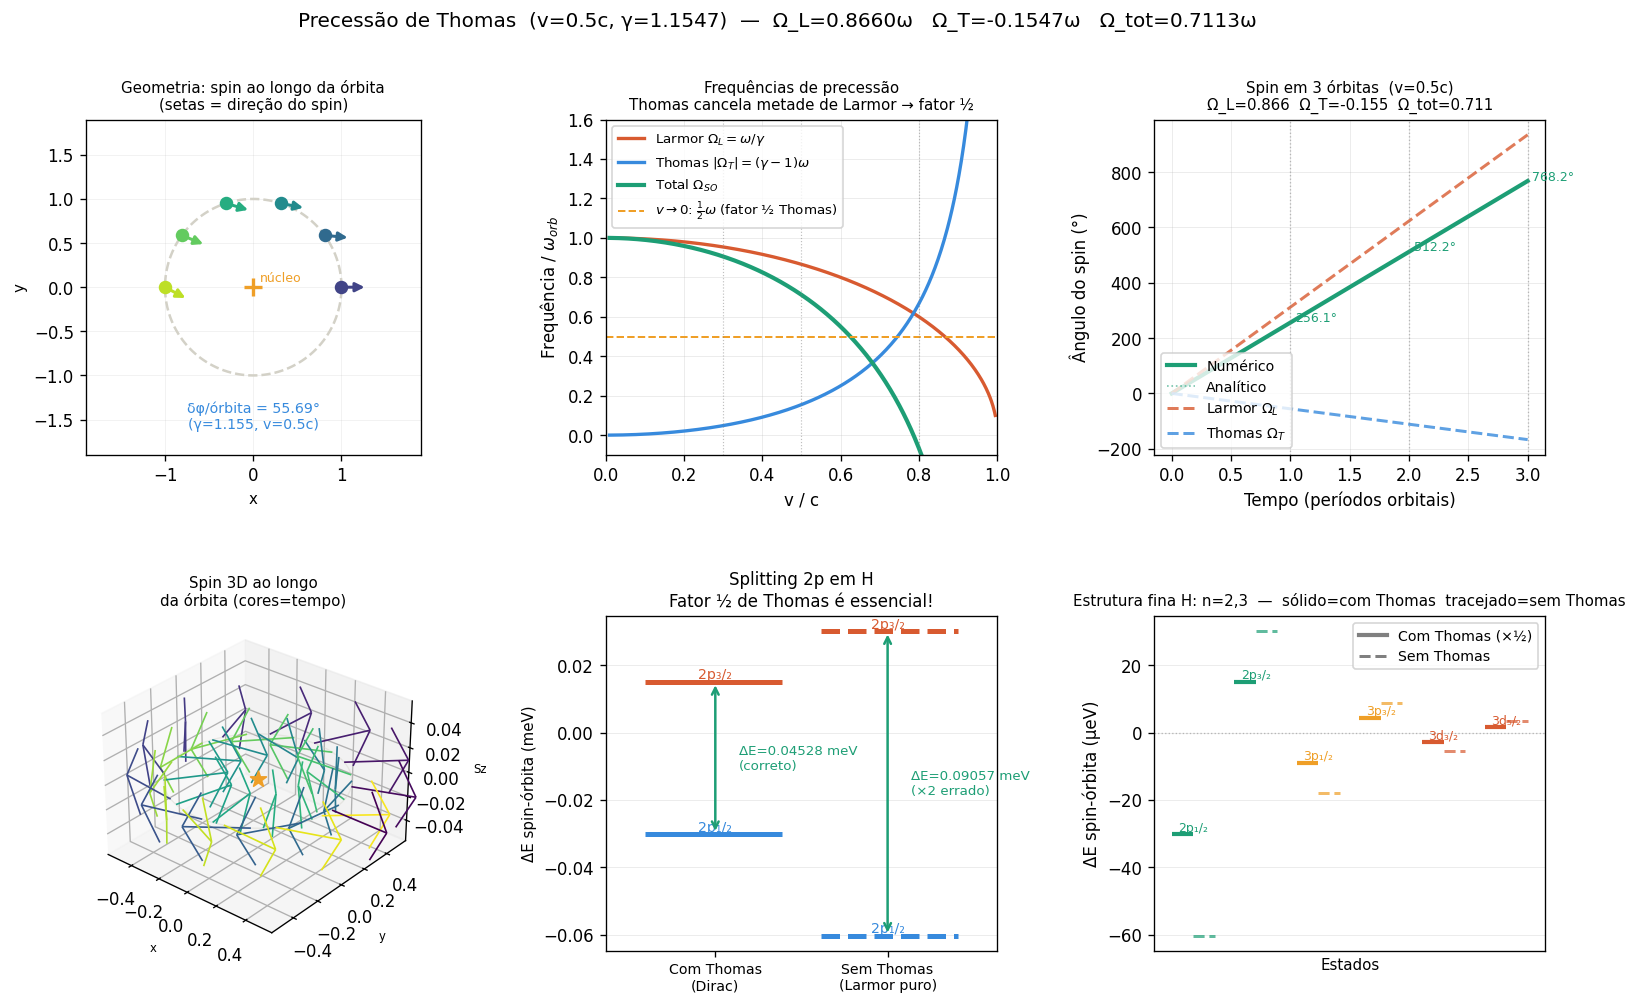

Write the Python code that produced this figure.
"""
Precessão de Thomas — Relatividade Especial e Acoplamento Spin-Órbita
======================================================================
Módulo 1 — Geometria: precessão ao longo de órbita circular
Módulo 2 — Frequências: Ω_Thomas, Ω_Larmor e Ω_total vs velocidade
Módulo 3 — Spin ao longo de 3 órbitas (numérico vs analítico)
Módulo 4 — Splitting spin-órbita com e sem o fator ½ de Thomas
Módulo 5 — Animação: spin + órbita em tempo real

Uso:
    python dirac_thomas.py
    python dirac_thomas.py --v 0.8
    python dirac_thomas.py --module 5 --save
    python dirac_thomas.py --help
"""

import math
import numpy as np
import matplotlib
import matplotlib.pyplot as plt
import matplotlib.gridspec as gridspec
import matplotlib.animation as animation
from mpl_toolkits.mplot3d import Axes3D
import argparse
import platform
import warnings
warnings.filterwarnings("ignore")

if platform.system() == "Darwin":
    matplotlib.use("MacOSX")

ALPHA    = 1.0 / 137.035999084
HART_EV  = 27.211396


# ============================================================================
# Física central
# ============================================================================

def gamma(v):
    v = np.clip(np.asarray(v, float), 0, 1 - 1e-10)
    return 1.0 / np.sqrt(1.0 - v**2)


def thomas_rate(v, omega_orb=1.0):
    """Ω_T = −(γ−1)·ω_orb  (precessão oposta ao orbital)."""
    return -(gamma(v) - 1.0) * omega_orb


def larmor_rate(v, omega_orb=1.0, g=2.0):
    """Ω_L = (g/2)·ω_orb/γ  (campo B efetivo no ref. do elétron)."""
    return (g / 2.0) * omega_orb / gamma(v)


def total_rate(v, omega_orb=1.0, g=2.0):
    OL = larmor_rate(v, omega_orb, g)
    OT = thomas_rate(v, omega_orb)
    return OL, OT, OL + OT


def energy_spinorbit(n, l, j, Z=1, include_thomas=True):
    """
    Energia de acoplamento spin-órbita (perturbativo, u.a.).
    H_SO = (α²/2) · (Z/r³) · L·S
    ⟨1/r³⟩ = Z³ / (n³ l(l+½)(l+1))
    Fator ½ de Thomas: sem Thomas → ×2.
    """
    if l == 0:
        return 0.0
    s   = 0.5
    LS  = 0.5 * (j*(j+1) - l*(l+1) - s*(s+1))
    r3  = Z**3 / (n**3 * l * (l + 0.5) * (l + 1))
    dE  = (ALPHA**2 / 2.0) * r3 * LS
    if not include_thomas:
        dE *= 2.0    # sem Thomas: não divide por 2
    return dE


# ============================================================================
# Evolução do spin por integração numérica (Rodrigues)
# ============================================================================

def evolve_spin(v, n_orbits=3, n_steps=3000):
    g      = gamma(v)
    omega  = 1.0
    T_orb  = 2 * np.pi
    dt     = n_orbits * T_orb / n_steps

    OL, OT, Otot = total_rate(v, omega)

    t_arr = np.linspace(0, n_orbits * T_orb, n_steps + 1)
    pos   = np.zeros((n_steps + 1, 2))
    spin  = np.zeros((n_steps + 1, 3))

    r_orb  = v
    pos[0] = [r_orb, 0.0]
    spin[0] = [1.0, 0.0, 0.0]

    for i in range(n_steps):
        t  = t_arr[i]
        vx = -v * np.sin(omega * t)
        vy =  v * np.cos(omega * t)
        ax = -omega * v * np.cos(omega * t)
        ay = -omega * v * np.sin(omega * t)

        # Ω_Thomas vectorial: −(γ−1)/v² (v × a)
        cross_z = vx * ay - vy * ax
        OmT = np.array([0.0, 0.0, -(g - 1) / (v**2) * cross_z])

        # Ω_Larmor no campo coulombiano (aponta em ẑ)
        OmL = np.array([0.0, 0.0, (2.0/2.0) * omega / g])

        Om  = OmL + OmT
        mag = np.linalg.norm(Om)
        s   = spin[i]
        if mag > 1e-12:
            ax_r  = Om / mag
            ang   = mag * dt
            s_new = (s * np.cos(ang)
                     + np.cross(ax_r, s) * np.sin(ang)
                     + ax_r * np.dot(ax_r, s) * (1 - np.cos(ang)))
        else:
            s_new = s.copy()
        spin[i+1] = s_new / (np.linalg.norm(s_new) + 1e-15)

        tn = t_arr[i+1]
        pos[i+1] = [r_orb * np.cos(omega * tn),
                    r_orb * np.sin(omega * tn)]

    return t_arr, pos, spin, OL, OT, Otot


# ============================================================================
# Painéis da figura estática
# ============================================================================

def _panel_geometry(ax, v):
    g     = gamma(v)
    theta = np.linspace(0, 2*np.pi, 300)
    r     = 1.0
    ax.plot(r*np.cos(theta), r*np.sin(theta), color="#D3D1C7", lw=1.5, ls="--")

    angles = np.linspace(0, np.pi, 6)
    colors = plt.cm.viridis(np.linspace(0.2, 0.9, len(angles)))
    for phi, col in zip(angles, colors):
        px, py = r*np.cos(phi), r*np.sin(phi)
        ax.scatter([px], [py], s=50, color=col, zorder=5)
        sa = -(g - 1) * phi
        sx, sy = np.cos(sa), np.sin(sa)
        ax.annotate("", xy=(px+0.3*sx, py+0.3*sy), xytext=(px, py),
                    arrowprops=dict(arrowstyle="-|>", color=col, lw=1.8, mutation_scale=11))

    delta = np.degrees(2*np.pi*(g - 1))
    ax.text(0.0, -1.6, f"δφ/órbita = {delta:.2f}°\n(γ={g:.3f}, v={v}c)",
            ha="center", fontsize=8.5, color="#378ADD")
    ax.scatter([0],[0], s=120, marker="+", linewidths=2, color="#EF9F27", zorder=6)
    ax.text(0.08, 0.06, "núcleo", fontsize=7.5, color="#EF9F27")
    ax.set_aspect("equal"); ax.set_xlim(-1.9,1.9); ax.set_ylim(-1.9,1.9)
    ax.set_title("Geometria: spin ao longo da órbita\n(setas = direção do spin)", fontsize=9)
    ax.set_xlabel("x", fontsize=9); ax.set_ylabel("y", fontsize=9)
    ax.grid(lw=0.3, alpha=0.3)


def _panel_frequencies(ax):
    v_arr = np.linspace(0.01, 0.995, 500)
    OL  = np.array([larmor_rate(v) for v in v_arr])
    OT  = np.array([thomas_rate(v) for v in v_arr])
    Ot  = OL + OT

    ax.plot(v_arr, OL,   color="#D85A30", lw=2.0, label=r"Larmor $\Omega_L = \omega/\gamma$")
    ax.plot(v_arr, -OT,  color="#378ADD", lw=2.0, label=r"Thomas $|\Omega_T|=(\gamma-1)\omega$")
    ax.plot(v_arr, Ot,   color="#1D9E75", lw=2.5, label=r"Total $\Omega_{SO}$")
    ax.axhline(0.5, color="#EF9F27", lw=1.2, ls="--",
               label=r"$v\to0$: $\frac{1}{2}\omega$ (fator ½ Thomas)")
    for vr in [0.3, 0.5, 0.8]:
        ax.axvline(vr, color="gray", lw=0.7, ls=":", alpha=0.5)

    ax.set_xlabel("v / c", fontsize=10)
    ax.set_ylabel(r"Frequência / $\omega_{orb}$", fontsize=10)
    ax.set_title("Frequências de precessão\nThomas cancela metade de Larmor → fator ½", fontsize=9)
    ax.set_xlim(0,1); ax.set_ylim(-0.1, 1.6)
    ax.legend(fontsize=8, loc="upper left"); ax.grid(lw=0.4, alpha=0.35)


def _panel_spin_orbit(ax, t_arr, pos, spin, v, OL, OT, Otot):
    T_orb  = 2*np.pi
    t_norm = t_arr / T_orb
    sa     = np.unwrap(np.arctan2(spin[:,1], spin[:,0]))
    phi_L  = OL * t_arr
    phi_T  = OT * t_arr
    phi_tot= (OL + OT) * t_arr

    ax.plot(t_norm, np.degrees(sa),     color="#1D9E75", lw=2.5, label="Numérico")
    ax.plot(t_norm, np.degrees(phi_tot),color="#1D9E75", lw=1.0, ls=":", alpha=0.6, label="Analítico")
    ax.plot(t_norm, np.degrees(phi_L),  color="#D85A30", lw=1.8, ls="--", alpha=0.8, label=r"Larmor $\Omega_L$")
    ax.plot(t_norm, np.degrees(phi_T),  color="#378ADD", lw=1.8, ls="--", alpha=0.8, label=r"Thomas $\Omega_T$")

    for n_orb in range(1, 4):
        ax.axvline(n_orb, color="gray", lw=0.8, ls=":", alpha=0.5)
        d = Otot * n_orb * T_orb
        ax.text(n_orb+0.04, np.degrees(d)+3, f"{np.degrees(d):.1f}°", fontsize=7.5, color="#1D9E75")

    ax.set_xlabel("Tempo (períodos orbitais)", fontsize=10)
    ax.set_ylabel("Ângulo do spin (°)", fontsize=10)
    ax.set_title(f"Spin em 3 órbitas  (v={v}c)\nΩ_L={OL:.3f}  Ω_T={OT:.3f}  Ω_tot={Otot:.3f}", fontsize=9)
    ax.legend(fontsize=8.5, loc="lower left"); ax.grid(lw=0.4, alpha=0.35)


def _panel_spin3d(ax, t_arr, pos, spin):
    r = np.max(np.sqrt(pos[:,0]**2+pos[:,1]**2))
    theta = np.linspace(0, 2*np.pi, 200)
    ax.plot(r*np.cos(theta), r*np.sin(theta),
            np.zeros(200), color="#D3D1C7", lw=0.8, alpha=0.4)

    step = max(1, len(t_arr)//35)
    for i in range(0, len(t_arr), step):
        p = np.append(pos[i], 0.0)
        s = spin[i] * 0.35
        col = plt.cm.viridis(i / len(t_arr))
        ax.quiver(p[0],p[1],p[2], s[0],s[1],s[2],
                  color=col, lw=1.0, arrow_length_ratio=0.3)

    ax.scatter([0],[0],[0], s=100, color="#EF9F27", zorder=8, marker="*")
    ax.set_xlabel("x",fontsize=7); ax.set_ylabel("y",fontsize=7); ax.set_zlabel("Sz",fontsize=7)
    ax.set_title("Spin 3D ao longo\nda órbita (cores=tempo)", fontsize=9)
    ax.view_init(elev=30, azim=-50)


def _panel_splitting(ax):
    """Splitting 2p em H: com vs sem Thomas."""
    estados = [("2p₁/₂", 1, 0.5), ("2p₃/₂", 1, 1.5)]
    n = 2
    y_with  = []
    y_without = []
    for lbl, l, j in estados:
        y_with.append(energy_spinorbit(n, l, j, include_thomas=True)  * HART_EV * 1e3)
        y_without.append(energy_spinorbit(n, l, j, include_thomas=False) * HART_EV * 1e3)

    colors = ["#378ADD", "#D85A30"]
    for i, (lbl, l, j) in enumerate(estados):
        col = colors[i]
        ax.hlines(y_with[i],    0.1, 0.45, color=col, lw=3.0)
        ax.hlines(y_without[i], 0.55, 0.9, color=col, lw=3.0, ls="--")
        ax.text(0.28, y_with[i],    lbl, ha="center", fontsize=8.5, color=col, va="bottom")
        ax.text(0.72, y_without[i], lbl, ha="center", fontsize=8.5, color=col, va="bottom")

    # Setas de splitting
    for x0, yw, label in [
        (0.28, y_with,    f"ΔE={y_with[1]-y_with[0]:.5f} meV\n(correto)"),
        (0.72, y_without, f"ΔE={y_without[1]-y_without[0]:.5f} meV\n(×2 errado)"),
    ]:
        ax.annotate("", xy=(x0, yw[1]), xytext=(x0, yw[0]),
                    arrowprops=dict(arrowstyle="<->", color="#1D9E75", lw=1.5))
        ax.text(x0+0.06, (yw[0]+yw[1])/2, label, fontsize=8, color="#1D9E75", va="center")

    ax.set_xlim(0, 1)
    ax.set_xticks([0.28, 0.72])
    ax.set_xticklabels(["Com Thomas\n(Dirac)", "Sem Thomas\n(Larmor puro)"], fontsize=8.5)
    ax.set_ylabel("ΔE spin-órbita (meV)", fontsize=9)
    ax.set_title("Splitting 2p em H\nFator ½ de Thomas é essencial!", fontsize=10)
    ax.grid(axis='y', lw=0.4, alpha=0.35)


def _panel_fine_levels(ax):
    """Níveis de spin-órbita para n=2,3 em μeV."""
    states = [
        (2,1,0.5,"2p₁/₂","#1D9E75"), (2,1,1.5,"2p₃/₂","#1D9E75"),
        (3,1,0.5,"3p₁/₂","#EF9F27"), (3,1,1.5,"3p₃/₂","#EF9F27"),
        (3,2,1.5,"3d₃/₂","#D85A30"), (3,2,2.5,"3d₅/₂","#D85A30"),
    ]
    xs = np.linspace(0.1, 0.9, len(states))
    w  = 0.055

    for x0, (n, l, j, lbl, col) in zip(xs, states):
        dw  = energy_spinorbit(n, l, j, include_thomas=True)  * HART_EV * 1e6
        dwo = energy_spinorbit(n, l, j, include_thomas=False) * HART_EV * 1e6
        ax.hlines(dw,  x0-w, x0,    color=col, lw=2.5)
        ax.hlines(dwo, x0,   x0+w,  color=col, lw=1.8, ls="--", alpha=0.7)
        ax.text(x0, dw + np.sign(dw)*0.005 + 0.003, lbl,
                ha="center", fontsize=7.5, color=col, va="bottom")

    ax.axhline(0, color="gray", lw=0.8, ls=":", alpha=0.5)
    ax.set_xticks([]); ax.set_xlabel("Estados", fontsize=9)
    ax.set_ylabel("ΔE spin-órbita (μeV)", fontsize=10)
    ax.set_title("Estrutura fina H: n=2,3  —  sólido=com Thomas  tracejado=sem Thomas", fontsize=9)
    ax.grid(axis="y", lw=0.4, alpha=0.35)
    from matplotlib.lines import Line2D
    ax.legend(handles=[
        Line2D([0],[0], color="gray", lw=2.5, label="Com Thomas (×½)"),
        Line2D([0],[0], color="gray", lw=1.8, ls="--", label="Sem Thomas"),
    ], fontsize=8.5, loc="upper right")


# ============================================================================
# Figura estática completa
# ============================================================================

def plot_all_static(args):
    v = args["v"]
    t_arr, pos, spin, OL, OT, Otot = evolve_spin(v, n_orbits=3)

    fig = plt.figure(figsize=(16, 9))
    fig.suptitle(
        f"Precessão de Thomas  (v={v}c, γ={gamma(v):.4f})  —  "
        f"Ω_L={OL:.4f}ω   Ω_T={OT:.4f}ω   Ω_tot={Otot:.4f}ω",
        fontsize=12
    )
    gs = gridspec.GridSpec(2, 3, figure=fig, hspace=0.48, wspace=0.40)

    _panel_geometry(fig.add_subplot(gs[0,0]), v)
    _panel_frequencies(fig.add_subplot(gs[0,1]))
    _panel_spin_orbit(fig.add_subplot(gs[0,2]), t_arr, pos, spin, v, OL, OT, Otot)
    _panel_spin3d(fig.add_subplot(gs[1,0], projection='3d'), t_arr, pos, spin)
    _panel_splitting(fig.add_subplot(gs[1,1]))
    _panel_fine_levels(fig.add_subplot(gs[1,2]))

    plt.savefig("dirac_thomas.png", dpi=120, bbox_inches="tight")
    print("Figura salva: dirac_thomas.png")
    plt.show()


# ============================================================================
# Animação
# ============================================================================

def animate_thomas(args):
    v = args["v"]
    t_arr, pos, spin, OL, OT, Otot = evolve_spin(v, n_orbits=5, n_steps=5000)
    T_orb = 2 * np.pi
    r_orb = v

    fig = plt.figure(figsize=(13, 6))
    fig.suptitle(
        f"Precessão de Thomas  (v={v}c, γ={gamma(v):.4f})\n"
        f"Ω_Larmor={OL:.4f}ω   |   Ω_Thomas={OT:.4f}ω   |   Ω_total={Otot:.4f}ω",
        fontsize=11
    )
    gs  = gridspec.GridSpec(1, 2, figure=fig, wspace=0.35)
    ax_xy  = fig.add_subplot(gs[0,0])
    ax_ang = fig.add_subplot(gs[0,1])

    # Fundo órbita
    th = np.linspace(0, 2*np.pi, 300)
    ax_xy.plot(r_orb*np.cos(th), r_orb*np.sin(th), color="#D3D1C7", lw=1.2, ls="--")
    ax_xy.scatter([0],[0], s=150, color="#EF9F27", zorder=8, marker="*")
    ax_xy.text(0.06, 0.06, "núcleo", fontsize=8, color="#EF9F27")
    ax_xy.set_aspect("equal")
    lim = r_orb * 1.7
    ax_xy.set_xlim(-lim,lim); ax_xy.set_ylim(-lim,lim)
    ax_xy.set_xlabel("x",fontsize=10); ax_xy.set_ylabel("y",fontsize=10)
    ax_xy.set_title("Órbita + spin", fontsize=10)
    ax_xy.grid(lw=0.4, alpha=0.35)

    dot_e,   = ax_xy.plot([], [], 'o', ms=10, color="#378ADD", zorder=6)
    trail,   = ax_xy.plot([], [], '-', lw=1.0, color="#378ADD", alpha=0.25)
    spin_arrow = ax_xy.annotate("", xy=(0,0), xytext=(0,0),
                                 arrowprops=dict(arrowstyle="-|>", color="#D85A30",
                                                 lw=2.5, mutation_scale=18))
    vel_arrow  = ax_xy.annotate("", xy=(0,0), xytext=(0,0),
                                 arrowprops=dict(arrowstyle="-|>", color="#1D9E75",
                                                 lw=1.5, mutation_scale=12))
    txt_ang = ax_xy.text(0.03, 0.96, "", transform=ax_xy.transAxes,
                         fontsize=9, va="top", color="#D85A30")

    # Painel ângulo
    sa_all = np.unwrap(np.arctan2(spin[:,1], spin[:,0]))
    t_norm_all = t_arr / T_orb
    ax_ang.plot(t_norm_all, np.degrees(sa_all),
                color="#D85A30", lw=1.0, alpha=0.25)
    ax_ang.plot(t_norm_all, np.degrees(t_arr),
                color="#1D9E75", lw=1.0, ls="--", alpha=0.4, label="Ângulo orbital (ref)")
    ax_ang.set_xlabel("Tempo (períodos)", fontsize=10)
    ax_ang.set_ylabel("Ângulo spin (°)", fontsize=10)
    ax_ang.set_title("Defasagem spin vs orbital\n(afastamento = Thomas!)", fontsize=10)
    ax_ang.grid(lw=0.4, alpha=0.35)
    ax_ang.legend(fontsize=8)

    dot_ang,  = ax_ang.plot([], [], 'o', ms=7, color="#D85A30", zorder=5)
    line_past, = ax_ang.plot([], [], '-', lw=2, color="#D85A30")
    txt_frame = fig.text(0.5, 0.01, "t = 0.00", ha="center", fontsize=9, color="gray")
    fig.tight_layout(rect=[0, 0.04, 1, 0.90])

    N_frames = 300
    trail_len = 60

    def update(frame):
        idx = min(int(frame * len(t_arr) / N_frames), len(t_arr)-1)
        p   = pos[idx]
        s   = spin[idx]
        t   = t_arr[idx]
        omega = 1.0

        dot_e.set_data([p[0]], [p[1]])
        i0 = max(0, idx - trail_len)
        trail.set_data(pos[i0:idx+1,0], pos[i0:idx+1,1])

        ss = r_orb * 0.55
        spin_arrow.arrow_patch.set_positions((p[0],p[1]), (p[0]+s[0]*ss, p[1]+s[1]*ss))

        vx = -v*np.sin(omega*t); vy = v*np.cos(omega*t)
        vs = r_orb * 0.35
        vel_arrow.arrow_patch.set_positions((p[0],p[1]), (p[0]+vx*vs, p[1]+vy*vs))

        ang = np.degrees(np.arctan2(s[1],s[0]))
        txt_ang.set_text(f"spin: {ang:.1f}°\nórbita: {np.degrees(omega*t)%360:.1f}°")

        dot_ang.set_data([t/T_orb], [np.degrees(sa_all[idx])])
        line_past.set_data(t_norm_all[:idx+1], np.degrees(sa_all[:idx+1]))
        txt_frame.set_text(
            f"t = {t/T_orb:.2f} órbitas  |  "
            f"defasagem = {np.degrees(sa_all[idx] - omega*t):.1f}°"
        )

    ani = animation.FuncAnimation(fig, update, frames=N_frames, interval=40, blit=False)
    if args.get("save"):
        fname = "dirac_thomas.gif"
        print(f"Salvando '{fname}'...")
        ani.save(fname, writer=animation.PillowWriter(fps=25))
        print(f"Salvo: {fname}")
    else:
        plt.show()
    return ani


# ============================================================================
# Sumário + CLI
# ============================================================================

def print_summary(args):
    v = args["v"]
    g = gamma(v)
    OL, OT, Otot = total_rate(v)

    print(f"\n{'='*64}")
    print("  Precessão de Thomas")
    print(f"{'='*64}")
    print(f"  v = {v}c   γ = {g:.6f}   γ−1 = {g-1:.6f}")
    print(f"  Ω_Larmor  = {OL:+.6f} ω_orb")
    print(f"  Ω_Thomas  = {OT:+.6f} ω_orb   (sinal −: oposto ao orbital)")
    print(f"  Ω_total   = {Otot:+.6f} ω_orb")
    print(f"  Defasagem/órbita = {np.degrees(Otot*2*np.pi):.4f}°")
    print()
    print("  Splitting 2p em H (perturbativo):")
    for l,j,lbl in [(1,0.5,"2p₁/₂"),(1,1.5,"2p₃/₂")]:
        dw  = energy_spinorbit(2,l,j,include_thomas=True) *HART_EV*1e3
        dwo = energy_spinorbit(2,l,j,include_thomas=False)*HART_EV*1e3
        print(f"    {lbl}: com Thomas={dw:.6f} meV  sem Thomas={dwo:.6f} meV")
    dE_w  = (energy_spinorbit(2,1,1.5,include_thomas=True)
            -energy_spinorbit(2,1,0.5,include_thomas=True))*HART_EV*1e3
    dE_wo = (energy_spinorbit(2,1,1.5,include_thomas=False)
            -energy_spinorbit(2,1,0.5,include_thomas=False))*HART_EV*1e3
    print(f"  Splitting com Thomas = {dE_w:.6f} meV  (correto)")
    print(f"  Splitting sem Thomas = {dE_wo:.6f} meV  (×2 errado, ref NIST ~0.045 meV)")
    print(f"{'='*64}\n")


def parse_args():
    p = argparse.ArgumentParser(
        description="Precessão de Thomas — Relatividade e Spin-Órbita",
        formatter_class=argparse.ArgumentDefaultsHelpFormatter,
    )
    p.add_argument("--v",      type=float, default=0.5, help="Velocidade v/c")
    p.add_argument("--module", type=int,   default=0,   help="0=tudo 1=estático 5=animação")
    p.add_argument("--save",   action="store_true",     help="Salvar animação GIF")
    return vars(p.parse_args())


if __name__ == "__main__":
    args = parse_args()
    print_summary(args)
    mod = args["module"]
    if mod == 0 or mod == 1:
        plot_all_static(args)
    if mod == 0 or mod == 5:
        animate_thomas(args)
